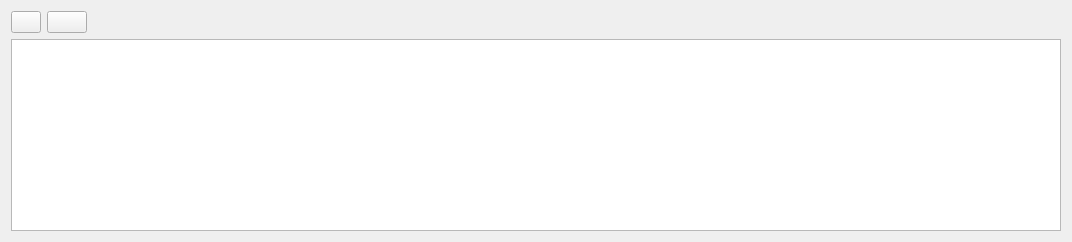
         <widget class="QWidget" name="tab_5">
          <attribute name="title">
           <string>Líneas de Factura</string>
          </attribute>
          <layout class="QGridLayout" name="gridLayout_9">
           <item row="0" column="0">
            <widget class="QPushButton" name="btnAnadirLinea">
             <property name="maximumSize">
              <size>
               <width>30</width>
               <height>16777215</height>
              </size>
             </property>
             <property name="toolTip">
              <string>Añadir línea con los datos cargados</string>
             </property>
             <property name="text">
              <string/>
             </property>
             <property name="icon">
              <iconset resource="../maya.qrc">
               <normaloff>:/Icons/PNG/add.png</normaloff>:/Icons/PNG/add.png</iconset>
             </property>
            </widget>
           </item>
           <item row="0" column="1">
            <widget class="QPushButton" name="btn_borrarLinea">
             <property name="text">
              <string/>
             </property>
             <property name="icon">
              <iconset resource="../maya.qrc">
               <normaloff>:/Icons/PNG/Delete.png</normaloff>:/Icons/PNG/Delete.png</iconset>
             </property>
            </widget>
           </item>
           <item row="0" column="2">
            <spacer name="horizontalSpacer_2">
             <property name="orientation">
              <enum>Qt::Horizontal</enum>
             </property>
             <property name="sizeHint" stdset="0">
              <size>
               <width>968</width>
               <height>20</height>
              </size>
             </property>
            </spacer>
           </item>
           <item row="1" column="0" colspan="3">
            <widget class="QTableView" name="Lineas">
             <property name="horizontalScrollBarPolicy">
              <enum>Qt::ScrollBarAsNeeded</enum>
             </property>
             <property name="alternatingRowColors">
              <bool>true</bool>
             </property>
             <property name="selectionMode">
              <enum>QAbstractItemView::SingleSelection</enum>
             </property>
             <property name="selectionBehavior">
              <enum>QAbstractItemView::SelectRows</enum>
             </property>
             <property name="gridStyle">
              <enum>Qt::DotLine</enum>
             </property>
             <property name="cornerButtonEnabled">
              <bool>true</bool>
             </property>
            </widget>
           </item>
          </layout>
         </widget>
